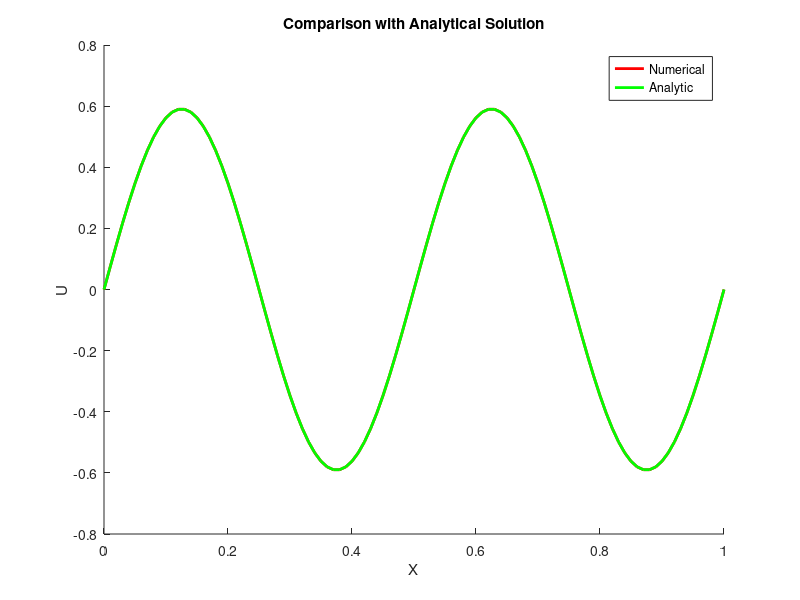
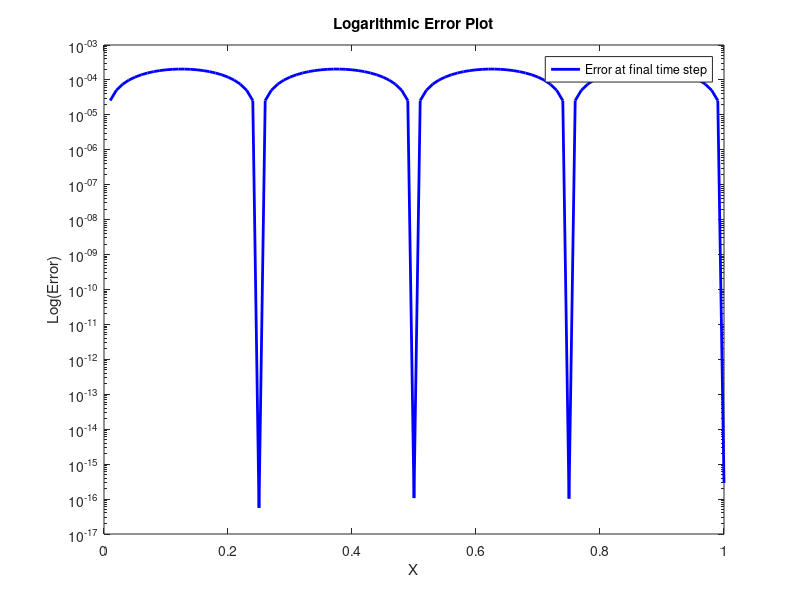

MATLAB code to generate these figures, in order:
close all
% Initial Conditions
dx = 0.01;
dt = dx^2 / 2;
v = 1 / 6;
X = 0:dx:1;
T = 0.02;
time = 0:dt:T;

U = zeros(length(time), length(X)); % Numerical solution
V = zeros(length(time), length(X)); % Analytical solution
error = zeros(length(time), length(X)); % Error array

% Initial condition
for i = 1:length(X)
    U(1,i) = sin(4 * pi * X(i));
end
lambda = v * (dt / (dx^2));

% Plot the initial condition
figure;
hold on;

% Analytical solution over time
for j = 1:length(time)
    V(j,:) = sin(4 * pi * X) .* exp((-16) * pi^2 * v * time(j));
end

% FTCS scheme for the heat equation (numerical solution)
for j = 1:length(time) - 1
    for i = 2:length(X) - 1
        U(j + 1, i) = U(j, i) + lambda * (U(j, i + 1) - 2 * U(j, i) + U(j, i - 1));
    end
    % Boundary conditions
    U(j + 1, 1) = 0;
    U(j + 1, end) = 0;
end

% Plot the final numerical and analytical solutions
plot(X, U(end, :), 'r', 'LineWidth', 2);
plot(X, V(end, :), 'g', 'LineWidth', 2);
xlabel('X');
ylabel('U');
title('Comparison with Analytical Solution');
legend( 'Numerical', 'Analytic');
hold off;

% Compute the error between the numerical and analytical solutions
for j = 1:length(time)
    error(j,:) = abs(U(j,:) - V(j,:));
end

% Plot the error on a log scale
figure;
semilogy(X, error(end,:), 'b', 'LineWidth', 2); % Logarithmic plot of error
xlabel('X');
ylabel('Log(Error)');
title('Logarithmic Error Plot');
legend('Error at final time step');
